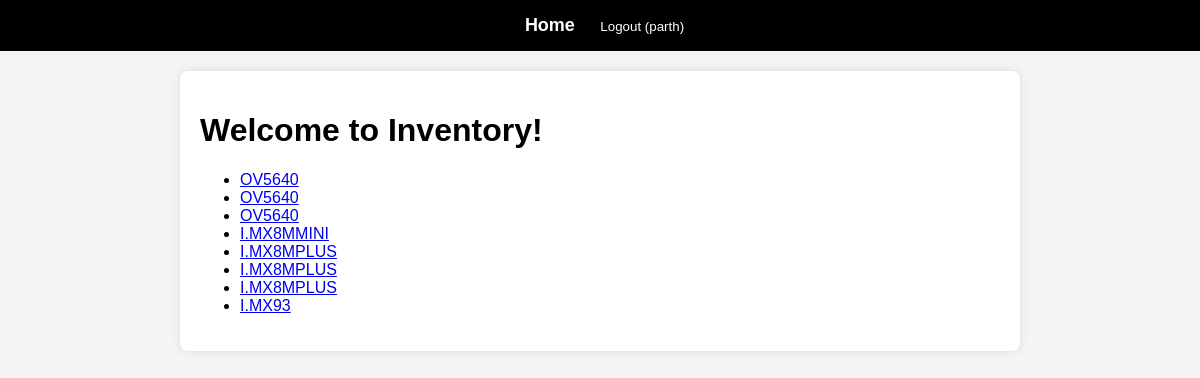
The app's page / (signed in) with its own data.
### inventory/models.py (models this page shows, shortened)
class Products(models.Model):
    product_name = models.CharField(max_length=50)
    tag_no = models.PositiveIntegerField(default=0)
    curr_owner = models.CharField(max_length=50, default="H/W room")
    prev_owner = models.CharField(max_length=50, default="H/W room", blank=True, null=True)
    description = models.TextField(blank=True, null=True)
    last_updated = models.DateTimeField(auto_now=True)

### inventory/views.py (the view)
# urls.py: path('', views.home, name="home"),
@login_required
def home(request):
    product_list = Products.objects.order_by("product_name")
    return render(request, "home.html", {"product_list": product_list})

### mysite/templates/home.html (shortened to what this page needs)
{% extends "base.html" %}
{% block content %}
    <h1>Welcome to Inventory!</h1>
    {% if product_list %}
        <ul>
        {% for p in product_list %}
            <li><a href="{% url 'product' p.id %}">{{ p.product_name|upper }}</a></li>
        {% endfor %}
        </ul>
    {% else %}
        <p class="no-products">No products are available.</p>
    {% endif %}
{% endblock %}

### mysite/templates/base.html (shortened to what this page needs)
<!DOCTYPE html>
<html lang="en">
<head>
</head>
<body>
    <div class="navbar">
        {% if user.is_authenticated %}
            <a href="{% url 'home' %}">Home</a>
            <form method="post" action="{% url 'logout' %}" style="display:inline;">
                <button type="submit" style="background: none; border: none; color: white; cursor: pointer;">Logout ({{ user.username }})</button>
            </form>
        {% endif %}
    </div>
    <div class="container">
        {% block content %}{% endblock %}
    </div>
</body>
</html>

### mysite/templates/base.html (style rules this page uses)
body { font-family: Arial, sans-serif; margin: 0; padding: 0; background-color: #f4f4f4; }
.navbar { background: rgb(0, 0, 0); padding: 15px; text-align: center; }
.navbar a { color: white; text-decoration: none; font-size: 18px; margin: 0 15px; font-weight: bold; }
.container { max-width: 800px; margin: 20px auto; background: white; padding: 20px; border-radius: 8px; box-shadow: 0px 0px 10px rgba(0, 0, 0, 0.1); }

### records on screen
Products: product_name "OV5640"
Products: product_name "OV5640"
Products: product_name "OV5640"
Products: product_name "I.MX8MMINI"
Products: product_name "I.MX8MPLUS"
Products: product_name "I.MX8MPLUS"
Products: product_name "I.MX8MPLUS"
Products: product_name "I.MX93"

### other values on screen
{{ user.username }} "parth"
